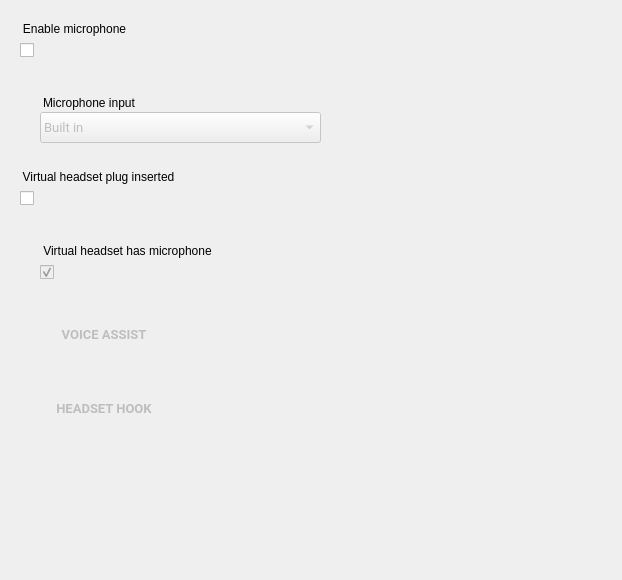
<?xml version="1.0" encoding="UTF-8"?>
<ui version="4.0">
 <class>MicrophonePage</class>
 <widget class="QWidget" name="MicrophonePage">
  <property name="geometry">
   <rect>
    <x>0</x>
    <y>0</y>
    <width>622</width>
    <height>580</height>
   </rect>
  </property>
  <property name="windowTitle">
   <string>Form</string>
  </property>
  <widget class="QComboBox" name="mic_inputBox">
   <property name="enabled">
    <bool>false</bool>
   </property>
   <property name="geometry">
    <rect>
     <x>40</x>
     <y>112</y>
     <width>281</width>
     <height>31</height>
    </rect>
   </property>
   <property name="font">
    <font>
     <family>Roboto</family>
     <pointsize>10</pointsize>
    </font>
   </property>
   <property name="styleSheet">
    <string notr="true">padding: 3px 3px 3px 3px;</string>
   </property>
   <property name="currentIndex">
    <number>0</number>
   </property>
   <property name="report_metrics" stdset="0">
    <bool>false</bool>
   </property>
   <item>
    <property name="text">
     <string>Built in</string>
    </property>
   </item>
   <item>
    <property name="text">
     <string>External</string>
    </property>
   </item>
  </widget>
  <widget class="QGroupBox" name="mic_insertedLabel">
   <property name="geometry">
    <rect>
     <x>20</x>
     <y>168</y>
     <width>251</width>
     <height>24</height>
    </rect>
   </property>
   <property name="styleSheet">
    <string notr="true">border: 0px;</string>
   </property>
   <property name="title">
    <string>Virtual headset plug inserted</string>
   </property>
   <property name="ColorGroup" stdset="0">
    <string notr="true">Title</string>
   </property>
  </widget>
  <widget class="QGroupBox" name="mic_inputLabel">
   <property name="geometry">
    <rect>
     <x>40</x>
     <y>94</y>
     <width>131</width>
     <height>24</height>
    </rect>
   </property>
   <property name="styleSheet">
    <string notr="true">border: 0px;</string>
   </property>
   <property name="title">
    <string>Microphone input</string>
   </property>
   <property name="ColorGroup" stdset="0">
    <string notr="true">Title</string>
   </property>
  </widget>
  <widget class="QCheckBox" name="mic_inserted">
   <property name="geometry">
    <rect>
     <x>20</x>
     <y>186</y>
     <width>211</width>
     <height>24</height>
    </rect>
   </property>
   <property name="iconSize">
    <size>
     <width>24</width>
     <height>24</height>
    </size>
   </property>
   <property name="checked">
    <bool>false</bool>
   </property>
   <property name="ColorGroup" stdset="0">
    <string>Toggle</string>
   </property>
   <property name="report_metrics" stdset="0">
    <bool>false</bool>
   </property>
  </widget>
  <widget class="QCheckBox" name="mic_hasMic">
   <property name="enabled">
    <bool>false</bool>
   </property>
   <property name="geometry">
    <rect>
     <x>40</x>
     <y>260</y>
     <width>211</width>
     <height>24</height>
    </rect>
   </property>
   <property name="iconSize">
    <size>
     <width>24</width>
     <height>24</height>
    </size>
   </property>
   <property name="checked">
    <bool>true</bool>
   </property>
   <property name="ColorGroup" stdset="0">
    <string>Toggle</string>
   </property>
   <property name="report_metrics" stdset="0">
    <bool>false</bool>
   </property>
  </widget>
  <widget class="QGroupBox" name="mic_hasMicLabel">
   <property name="geometry">
    <rect>
     <x>40</x>
     <y>242</y>
     <width>251</width>
     <height>24</height>
    </rect>
   </property>
   <property name="styleSheet">
    <string notr="true">border: 0px;</string>
   </property>
   <property name="title">
    <string>Virtual headset has microphone</string>
   </property>
   <property name="ColorGroup" stdset="0">
    <string notr="true">Title</string>
   </property>
  </widget>
  <widget class="RaisedMaterialButton" name="mic_voiceAssistButton">
   <property name="enabled">
    <bool>false</bool>
   </property>
   <property name="geometry">
    <rect>
     <x>40</x>
     <y>316</y>
     <width>128</width>
     <height>36</height>
    </rect>
   </property>
   <property name="font">
    <font>
     <family>Roboto</family>
     <pointsize>10</pointsize>
     <weight>75</weight>
     <bold>true</bold>
    </font>
   </property>
   <property name="toolTip">
    <string>Start call</string>
   </property>
   <property name="text">
    <string>VOICE ASSIST</string>
   </property>
   <property name="icon">
    <iconset resource="../resources.qrc">
     <normaloff>:/dark/mic_button</normaloff>:/dark/mic_button</iconset>
   </property>
   <property name="flat">
    <bool>true</bool>
   </property>
   <property name="themeIconName" stdset="0">
    <string>mic_button</string>
   </property>
   <property name="ColorGroup" stdset="0">
    <string>Tool</string>
   </property>
   <property name="themeIconName_disabled" stdset="0">
    <string>mic_button_disabled</string>
   </property>
   <property name="report_metrics" stdset="0">
    <bool>false</bool>
   </property>
  </widget>
  <widget class="RaisedMaterialButton" name="mic_hookButton">
   <property name="enabled">
    <bool>false</bool>
   </property>
   <property name="geometry">
    <rect>
     <x>40</x>
     <y>390</y>
     <width>128</width>
     <height>36</height>
    </rect>
   </property>
   <property name="font">
    <font>
     <family>Roboto</family>
     <pointsize>10</pointsize>
     <weight>75</weight>
     <bold>true</bold>
    </font>
   </property>
   <property name="toolTip">
    <string>Start call</string>
   </property>
   <property name="text">
    <string>HEADSET HOOK</string>
   </property>
   <property name="icon">
    <iconset resource="../resources.qrc">
     <normaloff>:/dark/call_end</normaloff>:/dark/call_end</iconset>
   </property>
   <property name="flat">
    <bool>true</bool>
   </property>
   <property name="themeIconName" stdset="0">
    <string>call_end</string>
   </property>
   <property name="ColorGroup" stdset="0">
    <string>Tool</string>
   </property>
   <property name="themeIconName_disabled" stdset="0">
    <string>call_end_disabled</string>
   </property>
   <property name="report_metrics" stdset="0">
    <bool>false</bool>
   </property>
  </widget>
  <widget class="QGroupBox" name="mic_enableMicLabel">
   <property name="geometry">
    <rect>
     <x>20</x>
     <y>20</y>
     <width>251</width>
     <height>24</height>
    </rect>
   </property>
   <property name="styleSheet">
    <string notr="true">border: 0px;</string>
   </property>
   <property name="title">
    <string>Enable microphone</string>
   </property>
   <property name="ColorGroup" stdset="0">
    <string notr="true">Title</string>
   </property>
  </widget>
  <widget class="QCheckBox" name="mic_enableMic">
   <property name="geometry">
    <rect>
     <x>20</x>
     <y>38</y>
     <width>212</width>
     <height>24</height>
    </rect>
   </property>
   <property name="iconSize">
    <size>
     <width>24</width>
     <height>24</height>
    </size>
   </property>
   <property name="checked">
    <bool>false</bool>
   </property>
   <property name="ColorGroup" stdset="0">
    <string>Toggle</string>
   </property>
   <property name="report_metrics" stdset="0">
    <bool>false</bool>
   </property>
  </widget>
  <zorder>mic_inputBox</zorder>
  <zorder>mic_insertedLabel</zorder>
  <zorder>mic_inputLabel</zorder>
  <zorder>mic_hasMicLabel</zorder>
  <zorder>mic_voiceAssistButton</zorder>
  <zorder>mic_hookButton</zorder>
  <zorder>mic_hasMic</zorder>
  <zorder>mic_enableMicLabel</zorder>
  <zorder>mic_enableMic</zorder>
  <zorder>mic_inserted</zorder>
 </widget>
 <customwidgets>
  <customwidget>
   <class>RaisedMaterialButton</class>
   <extends>QPushButton</extends>
   <header>android/skin/qt/raised-material-button.h</header>
  </customwidget>
 </customwidgets>
 <tabstops>
  <tabstop>mic_enableMic</tabstop>
  <tabstop>mic_inputBox</tabstop>
  <tabstop>mic_inserted</tabstop>
  <tabstop>mic_hasMic</tabstop>
  <tabstop>mic_voiceAssistButton</tabstop>
  <tabstop>mic_hookButton</tabstop>
 </tabstops>
 <resources>
  <include location="../resources.qrc"/>
 </resources>
 <connections/>
</ui>
